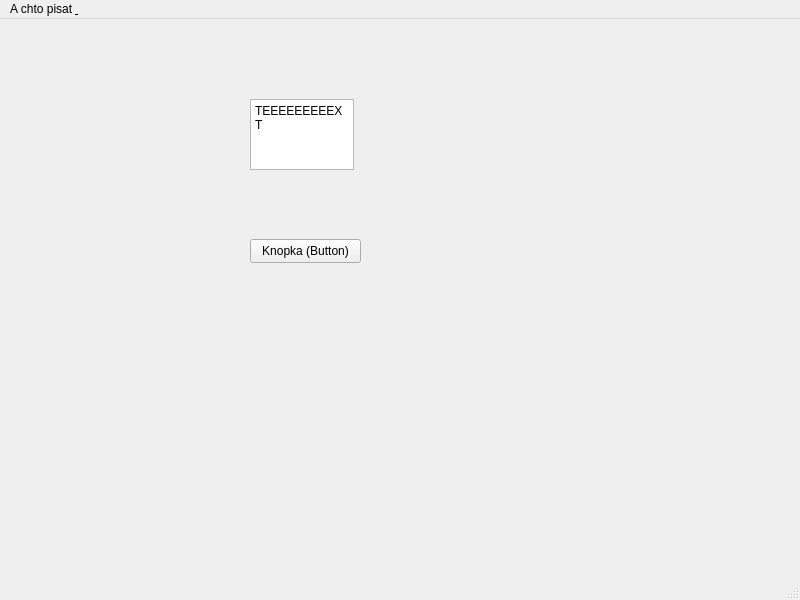
<?xml version="1.0" encoding="UTF-8"?>
<ui version="4.0">
 <class>MainWindow</class>
 <widget class="QMainWindow" name="MainWindow">
  <property name="geometry">
   <rect>
    <x>0</x>
    <y>0</y>
    <width>800</width>
    <height>600</height>
   </rect>
  </property>
  <property name="windowTitle">
   <string>MainWindow</string>
  </property>
  <widget class="QWidget" name="centralwidget">
   <widget class="QTextEdit" name="textEdit">
    <property name="geometry">
     <rect>
      <x>250</x>
      <y>80</y>
      <width>104</width>
      <height>71</height>
     </rect>
    </property>
    <property name="html">
     <string>&lt;!DOCTYPE HTML PUBLIC &quot;-//W3C//DTD HTML 4.0//EN&quot; &quot;http://www.w3.org/TR/REC-html40/strict.dtd&quot;&gt;
&lt;html&gt;&lt;head&gt;&lt;meta name=&quot;qrichtext&quot; content=&quot;1&quot; /&gt;&lt;meta charset=&quot;utf-8&quot; /&gt;&lt;style type=&quot;text/css&quot;&gt;
p, li { white-space: pre-wrap; }
hr { height: 1px; border-width: 0; }
li.unchecked::marker { content: &quot;\2610&quot;; }
li.checked::marker { content: &quot;\2612&quot;; }
&lt;/style&gt;&lt;/head&gt;&lt;body style=&quot; font-family:'Segoe UI'; font-size:9pt; font-weight:400; font-style:normal;&quot;&gt;
&lt;p style=&quot; margin-top:0px; margin-bottom:0px; margin-left:0px; margin-right:0px; -qt-block-indent:0; text-indent:0px;&quot;&gt;TEEEEEEEEEXT&lt;/p&gt;
&lt;p style=&quot;-qt-paragraph-type:empty; margin-top:0px; margin-bottom:0px; margin-left:0px; margin-right:0px; -qt-block-indent:0; text-indent:0px;&quot;&gt;&lt;br /&gt;&lt;/p&gt;&lt;/body&gt;&lt;/html&gt;</string>
    </property>
   </widget>
   <widget class="QPushButton" name="pushButton">
    <property name="geometry">
     <rect>
      <x>250</x>
      <y>220</y>
      <width>111</width>
      <height>24</height>
     </rect>
    </property>
    <property name="text">
     <string>Knopka (Button)</string>
    </property>
   </widget>
  </widget>
  <widget class="QMenuBar" name="menubar">
   <property name="geometry">
    <rect>
     <x>0</x>
     <y>0</y>
     <width>800</width>
     <height>22</height>
    </rect>
   </property>
   <widget class="QMenu" name="menuA_chto_pisat">
    <property name="title">
     <string>A chto pisat &amp; </string>
    </property>
   </widget>
   <addaction name="menuA_chto_pisat"/>
  </widget>
  <widget class="QStatusBar" name="statusbar"/>
 </widget>
 <resources/>
 <connections/>
</ui>
